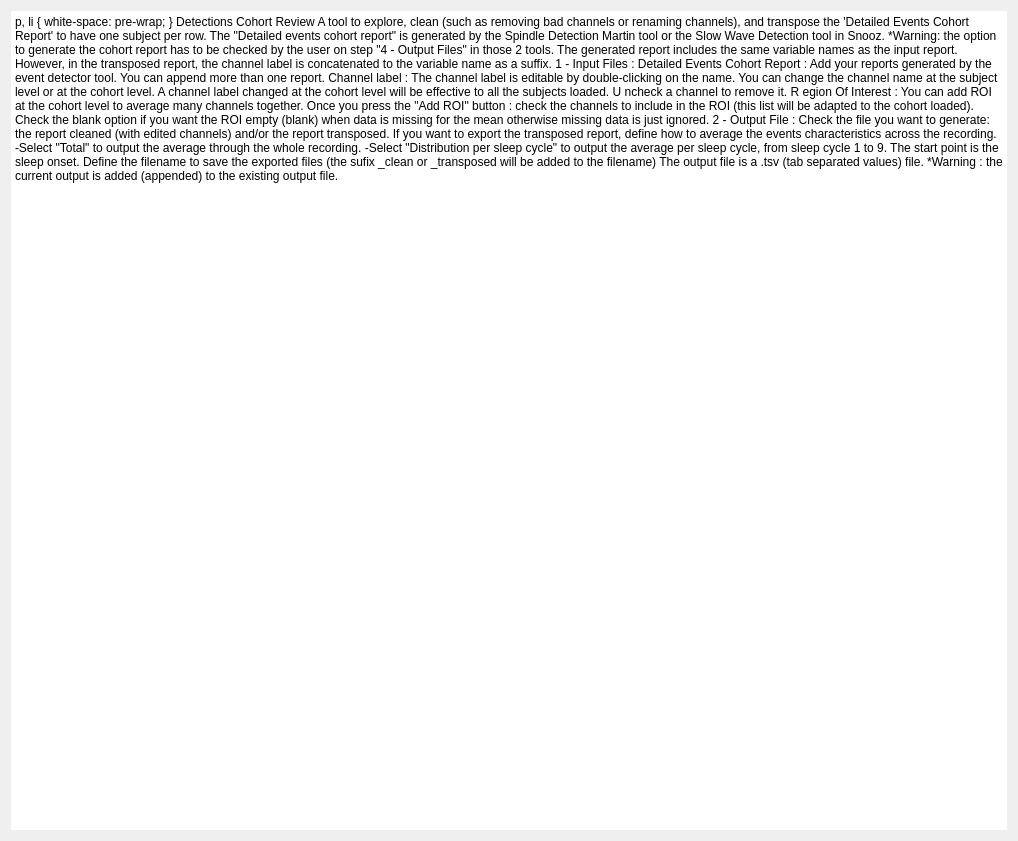
<?xml version="1.0" encoding="UTF-8"?>
<ui version="4.0">
 <class>IntroStep</class>
 <widget class="QWidget" name="IntroStep">
  <property name="geometry">
   <rect>
    <x>0</x>
    <y>0</y>
    <width>1018</width>
    <height>841</height>
   </rect>
  </property>
  <property name="windowTitle">
   <string/>
  </property>
  <property name="styleSheet">
   <string>font: 12pt &quot;Roboto&quot;;</string>
  </property>
  <layout class="QHBoxLayout" name="horizontalLayout">
   <item>
    <widget class="QTextEdit" name="textEdit">
     <property name="frameShape">
      <enum>QFrame::HLine</enum>
     </property>
     <property name="frameShadow">
      <enum>QFrame::Plain</enum>
     </property>
     <property name="lineWidth">
      <number>0</number>
     </property>
     <property name="readOnly">
      <bool>true</bool>
     </property>
     <property name="html">
      <string>&lt;!DOCTYPE HTML PUBLIC &quot;-//W3C//DTD HTML 4.0//EN&quot; &quot;http://www.w3.org/TR/REC-html40/strict.dtd&quot;&gt;
&lt;html&gt;&lt;head&gt;&lt;meta name=&quot;qrichtext&quot; content=&quot;1&quot; /&gt;&lt;style type=&quot;text/css&quot;&gt;
p, li { white-space: pre-wrap; }
&lt;/style&gt;&lt;/head&gt;&lt;body style=&quot; font-family:'Roboto'; font-size:12pt; font-weight:400; font-style:normal;&quot;&gt;
&lt;p style=&quot;-qt-paragraph-type:empty; margin-top:0px; margin-bottom:0px; margin-left:0px; margin-right:0px; -qt-block-indent:0; text-indent:0px;&quot;&gt;&lt;br /&gt;&lt;/p&gt;
&lt;p style=&quot; margin-top:0px; margin-bottom:0px; margin-left:0px; margin-right:0px; -qt-block-indent:0; text-indent:0px;&quot;&gt;&lt;span style=&quot; font-weight:600;&quot;&gt;Detections Cohort Review&lt;/span&gt;&lt;/p&gt;
&lt;p style=&quot;-qt-paragraph-type:empty; margin-top:0px; margin-bottom:0px; margin-left:0px; margin-right:0px; -qt-block-indent:0; text-indent:0px; font-weight:600;&quot;&gt;&lt;br /&gt;&lt;/p&gt;
&lt;p style=&quot; margin-top:0px; margin-bottom:0px; margin-left:0px; margin-right:0px; -qt-block-indent:0; text-indent:0px;&quot;&gt;A tool to explore, clean (such as removing bad channels or renaming channels), and transpose the 'Detailed Events Cohort Report' to have one subject per row.&lt;/p&gt;
&lt;p style=&quot;-qt-paragraph-type:empty; margin-top:0px; margin-bottom:0px; margin-left:0px; margin-right:0px; -qt-block-indent:0; text-indent:0px;&quot;&gt;&lt;br /&gt;&lt;/p&gt;
&lt;p style=&quot; margin-top:0px; margin-bottom:0px; margin-left:0px; margin-right:0px; -qt-block-indent:0; text-indent:0px;&quot;&gt;The &amp;quot;Detailed events cohort report&amp;quot; is generated by the Spindle Detection Martin tool or the Slow Wave Detection tool in Snooz.&lt;/p&gt;
&lt;p style=&quot; margin-top:0px; margin-bottom:0px; margin-left:0px; margin-right:0px; -qt-block-indent:0; text-indent:0px;&quot;&gt;*Warning: the option to generate the cohort report has to be checked by the user on step &amp;quot;4 - Output Files&amp;quot; in those 2 tools.&lt;/p&gt;
&lt;p style=&quot;-qt-paragraph-type:empty; margin-top:0px; margin-bottom:0px; margin-left:0px; margin-right:0px; -qt-block-indent:0; text-indent:0px;&quot;&gt;&lt;br /&gt;&lt;/p&gt;
&lt;p style=&quot; margin-top:0px; margin-bottom:0px; margin-left:0px; margin-right:0px; -qt-block-indent:0; text-indent:0px;&quot;&gt;The generated report includes the same variable names as the input report. However, in the transposed report, the channel label is concatenated to the variable name as a suffix.&lt;/p&gt;
&lt;p style=&quot;-qt-paragraph-type:empty; margin-top:0px; margin-bottom:0px; margin-left:0px; margin-right:0px; -qt-block-indent:0; text-indent:0px;&quot;&gt;&lt;br /&gt;&lt;/p&gt;
&lt;p style=&quot; margin-top:0px; margin-bottom:0px; margin-left:0px; margin-right:0px; -qt-block-indent:0; text-indent:0px;&quot;&gt;&lt;span style=&quot; text-decoration: underline;&quot;&gt;1 - Input Files :&lt;/span&gt;&lt;/p&gt;
&lt;p style=&quot; margin-top:0px; margin-bottom:0px; margin-left:0px; margin-right:0px; -qt-block-indent:0; text-indent:0px;&quot;&gt;Detailed Events Cohort Report : &lt;/p&gt;
&lt;p style=&quot; margin-top:0px; margin-bottom:0px; margin-left:0px; margin-right:0px; -qt-block-indent:0; text-indent:0px;&quot;&gt;	Add your reports generated by the event detector tool.&lt;/p&gt;
&lt;p style=&quot; margin-top:0px; margin-bottom:0px; margin-left:0px; margin-right:0px; -qt-block-indent:0; text-indent:0px;&quot;&gt;	You can append more than one report. &lt;/p&gt;
&lt;p style=&quot; margin-top:0px; margin-bottom:0px; margin-left:0px; margin-right:0px; -qt-block-indent:0; text-indent:0px;&quot;&gt;Channel label : &lt;/p&gt;
&lt;p style=&quot; margin-top:0px; margin-bottom:0px; margin-left:0px; margin-right:0px; -qt-block-indent:0; text-indent:0px;&quot;&gt;&lt;a name=&quot;docs-internal-guid-063424ec-7fff-f025-1e92-4c2d89e8c6df&quot;&gt;&lt;/a&gt;&lt;span style=&quot; font-family:'Arial'; color:#000000; background-color:transparent;&quot;&gt;	&lt;/span&gt;&lt;span style=&quot; font-family:'Arial'; color:#000000; background-color:transparent;&quot;&gt;The channel label is editable by double-clicking on the name.&lt;/span&gt;&lt;/p&gt;
&lt;p style=&quot; margin-top:0px; margin-bottom:0px; margin-left:0px; margin-right:0px; -qt-block-indent:0; text-indent:0px;&quot;&gt;&lt;span style=&quot; font-family:'Arial'; color:#000000; background-color:transparent;&quot;&gt;	You can change the channel name at the subject level or at the cohort level.&lt;/span&gt;&lt;/p&gt;
&lt;p style=&quot; margin-top:0px; margin-bottom:0px; margin-left:0px; margin-right:0px; -qt-block-indent:0; text-indent:0px; line-height:138%;&quot;&gt;&lt;span style=&quot; font-family:'Arial'; color:#000000; background-color:transparent;&quot;&gt;	A channel label changed at the cohort level will be effective to all the subjects loaded.&lt;br /&gt;	&lt;/span&gt;&lt;a name=&quot;docs-internal-guid-f4d620f5-7fff-c293-f18e-2502f4c333fa&quot;&gt;&lt;/a&gt;&lt;span style=&quot; font-family:'Arial'; color:#000000; background-color:transparent;&quot;&gt;U&lt;/span&gt;&lt;span style=&quot; font-family:'Arial'; color:#000000; background-color:transparent;&quot;&gt;ncheck a channel to remove it.&lt;/span&gt;&lt;/p&gt;
&lt;p style=&quot; margin-top:0px; margin-bottom:0px; margin-left:0px; margin-right:0px; -qt-block-indent:0; text-indent:0px; line-height:138%;&quot;&gt;&lt;a name=&quot;docs-internal-guid-dddb6927-7fff-085b-95eb-f8ee0decd42b&quot;&gt;&lt;/a&gt;&lt;span style=&quot; font-family:'Arial'; color:#000000; background-color:transparent;&quot;&gt;R&lt;/span&gt;&lt;span style=&quot; font-family:'Arial'; color:#000000; background-color:transparent;&quot;&gt;egion Of Interest : &lt;/span&gt;&lt;/p&gt;
&lt;p style=&quot; margin-top:0px; margin-bottom:0px; margin-left:0px; margin-right:0px; -qt-block-indent:0; text-indent:0px; line-height:138%;&quot;&gt;&lt;span style=&quot; font-family:'Arial'; color:#000000; background-color:transparent;&quot;&gt;	You can add ROI at the cohort level to average many channels together.&lt;/span&gt;&lt;/p&gt;
&lt;p style=&quot; margin-top:0px; margin-bottom:0px; margin-left:0px; margin-right:0px; -qt-block-indent:0; text-indent:0px; line-height:138%;&quot;&gt;&lt;span style=&quot; font-family:'Arial'; color:#000000; background-color:transparent;&quot;&gt;	Once you press the &amp;quot;Add ROI&amp;quot; button : check the channels to include in the ROI (this list will be adapted to the cohort loaded).&lt;/span&gt;&lt;/p&gt;
&lt;p style=&quot; margin-top:0px; margin-bottom:0px; margin-left:0px; margin-right:0px; -qt-block-indent:0; text-indent:0px; line-height:138%;&quot;&gt;&lt;a name=&quot;docs-internal-guid-845123fe-7fff-4892-4560-2e53be980bae&quot;&gt;&lt;/a&gt;&lt;span style=&quot; font-family:'Arial'; color:#000000; background-color:transparent;&quot;&gt;	&lt;/span&gt;&lt;span style=&quot; font-family:'Arial'; color:#000000; background-color:transparent;&quot;&gt;Check the blank option if you want the ROI empty (blank) when data is missing for the mean otherwise missing data is just ignored.&lt;/span&gt;&lt;/p&gt;
&lt;p style=&quot;-qt-paragraph-type:empty; margin-top:0px; margin-bottom:0px; margin-left:0px; margin-right:0px; -qt-block-indent:0; text-indent:0px;&quot;&gt;&lt;br /&gt;&lt;/p&gt;
&lt;p style=&quot; margin-top:0px; margin-bottom:0px; margin-left:0px; margin-right:0px; -qt-block-indent:0; text-indent:0px;&quot;&gt;&lt;span style=&quot; text-decoration: underline;&quot;&gt;2 - Output File :&lt;/span&gt;&lt;/p&gt;
&lt;p style=&quot; margin-top:0px; margin-bottom:0px; margin-left:0px; margin-right:0px; -qt-block-indent:0; text-indent:0px;&quot;&gt;	Check the file you want to generate: the report cleaned (with edited channels) and/or the report transposed. &lt;/p&gt;
&lt;p style=&quot;-qt-paragraph-type:empty; margin-top:0px; margin-bottom:0px; margin-left:0px; margin-right:0px; -qt-block-indent:0; text-indent:0px; text-decoration: underline;&quot;&gt;&lt;br /&gt;&lt;/p&gt;
&lt;p style=&quot; margin-top:0px; margin-bottom:0px; margin-left:0px; margin-right:0px; -qt-block-indent:0; text-indent:0px;&quot;&gt;	If you want to export the transposed report, define how to average the events characteristics across the recording.&lt;/p&gt;
&lt;p style=&quot; margin-top:0px; margin-bottom:0px; margin-left:0px; margin-right:0px; -qt-block-indent:0; text-indent:0px;&quot;&gt;	-Select &amp;quot;Total&amp;quot; to output the average through the whole recording.&lt;/p&gt;
&lt;p style=&quot; margin-top:0px; margin-bottom:0px; margin-left:0px; margin-right:0px; -qt-block-indent:0; text-indent:0px;&quot;&gt;	-Select &amp;quot;Distribution per sleep cycle&amp;quot; to output the average per sleep cycle, from sleep cycle 1 to 9.  The start point is the sleep onset.&lt;/p&gt;
&lt;p style=&quot;-qt-paragraph-type:empty; margin-top:0px; margin-bottom:0px; margin-left:0px; margin-right:0px; -qt-block-indent:0; text-indent:0px;&quot;&gt;&lt;br /&gt;&lt;/p&gt;
&lt;p style=&quot; margin-top:0px; margin-bottom:0px; margin-left:0px; margin-right:0px; -qt-block-indent:0; text-indent:0px;&quot;&gt;	Define the filename to save the exported files (the sufix _clean or _transposed will be added to the filename)&lt;/p&gt;
&lt;p style=&quot; margin-top:0px; margin-bottom:0px; margin-left:0px; margin-right:0px; -qt-block-indent:0; text-indent:0px;&quot;&gt;	The output file is a .tsv (tab separated values) file. &lt;/p&gt;
&lt;p style=&quot; margin-top:0px; margin-bottom:0px; margin-left:0px; margin-right:0px; -qt-block-indent:0; text-indent:0px;&quot;&gt;	*Warning : the current output is added (appended) to the existing output file.&lt;/p&gt;&lt;/body&gt;&lt;/html&gt;</string>
     </property>
    </widget>
   </item>
  </layout>
 </widget>
 <resources>
  <include location="../../../../../snooz-toolbox/src/main/python/ui/themes/themes.qrc"/>
 </resources>
 <connections/>
</ui>
